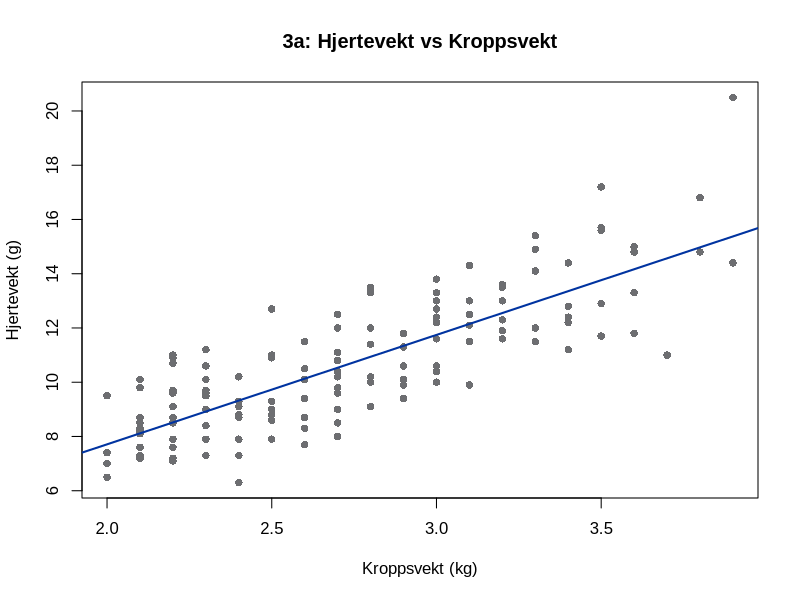
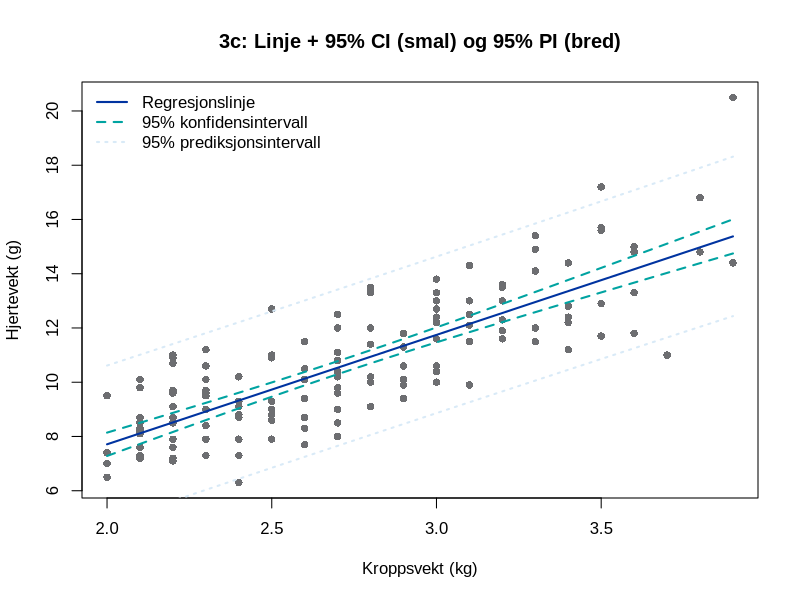

The R source for these figures, in order:


# Styling
mck_blue      <- "#0033A0"
mck_teal      <- "#00A3A1"
mck_grey      <- "#6D6E71"
mck_lightblue <- "#D9EAF7"
op <- par(family = "Arial")

# Data
library(MASS)
head(cats, n=3)
if (!requireNamespace("MASS", quietly = TRUE)) install.packages("MASS")
library(MASS)
dat <- MASS::cats
Bwt <- dat$Bwt
Hwt <- dat$Hwt



# 3A
plot(Bwt, Hwt,
     pch = 16, col = mck_grey,
     xlab = "Kroppsvekt (kg)", ylab = "Hjertevekt (g)",
     main = "3a: Hjertevekt vs Kroppsvekt")
fit <- lm(Hwt ~ Bwt)
abline(fit, col = mck_blue, lwd = 2)



# 3B
summary(fit)
coef(fit)
confint(fit, level = 0.95)



# 3C

newx <- seq(min(Bwt), max(Bwt), length.out = 100)
ci <- predict(fit, newdata = data.frame(Bwt = newx), interval = "confidence", level = 0.95)
pi <- predict(fit, newdata = data.frame(Bwt = newx), interval = "prediction", level = 0.95)

plot(Bwt, Hwt,
     pch = 16, col = mck_grey,
     xlab = "Kroppsvekt (kg)", ylab = "Hjertevekt (g)",
     main = "3c: Linje + 95% CI (smal) og 95% PI (bred)")
lines(newx, ci[,"fit"], col = mck_blue, lwd = 2)
lines(newx, ci[,"lwr"], col = mck_teal, lwd = 2, lty = 2)
lines(newx, ci[,"upr"], col = mck_teal, lwd = 2, lty = 2)
lines(newx, pi[,"lwr"], col = mck_lightblue, lwd = 2, lty = 3)
lines(newx, pi[,"upr"], col = mck_lightblue, lwd = 2, lty = 3)
legend("topleft",
       legend = c("Regresjonslinje","95% konfidensintervall","95% prediksjonsintervall"),
       col = c(mck_blue, mck_teal, mck_lightblue), lty = c(1,2,3), lwd = 2, bty = "n")